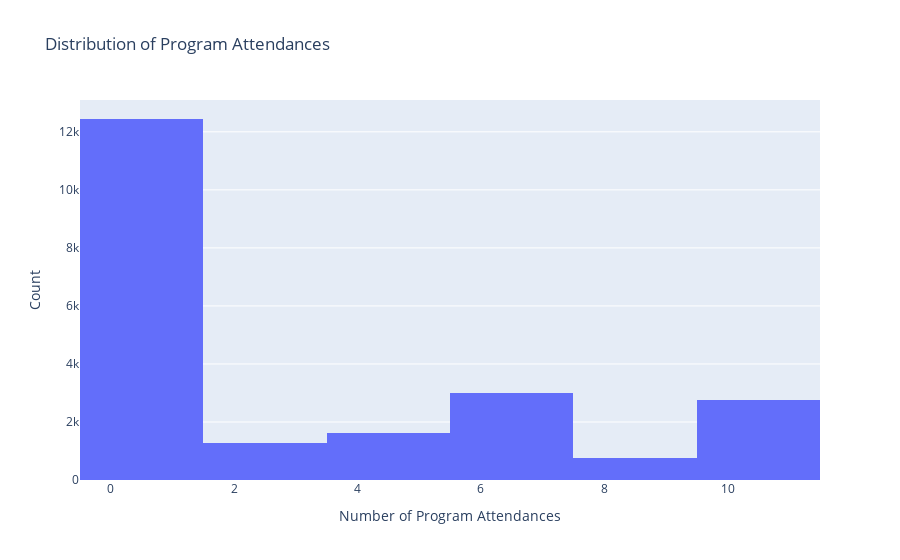

Notebook code cell kept with this figure:
### Markdown cell above
# Visualizations

### Code cell
#Looking at the whether most people attend rehabilitation programs 
data['Program_Attendances'] = data['Program_Attendances'].replace({'10 or more': 10})
data['Program_Attendances'] = pd.to_numeric(data['Program_Attendances'], errors='coerce')
fig = px.histogram(data, x='Program_Attendances', nbins=10, title='Distribution of Program Attendances')
fig.update_layout(xaxis_title='Number of Program Attendances', yaxis_title='Count')
fig.show()

### Figure 1 — Plotly figure (JSON) as saved in the notebook; plotly's stock layout.template omitted (floating-point values rounded to 4 significant figures; data arrays with more than 128 entries replaced by an {"elided": "..."} marker saying what was removed)
{"data": [{"alignmentgroup": "True", "bingroup": "x", "hovertemplate": "Program_Attendances=%{x}<br>count=%{y}<extra></extra>", "legendgroup": "", "marker": {"color": "#636efa", "pattern": {"shape": ""}}, "name": "", "nbinsx": 10, "offsetgroup": "", "orientation": "v", "showlegend": false, "type": "histogram", "x": {"elided": "21851 int values"}, "xaxis": "x", "yaxis": "y"}], "layout": {"barmode": "relative", "legend": {"tracegroupgap": 0}, "title": {"text": "Distribution of Program Attendances"}, "xaxis": {"anchor": "y", "domain": [0, 1], "title": {"text": "Number of Program Attendances"}}, "yaxis": {"anchor": "x", "domain": [0, 1], "title": {"text": "Count"}}}}
